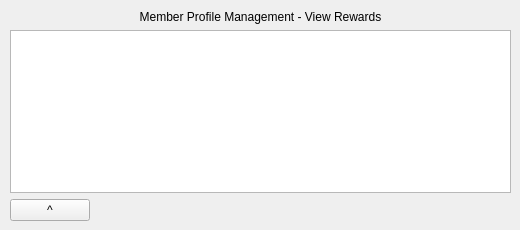
<?xml version="1.0" encoding="UTF-8"?>
<ui version="4.0">
 <class>RewardView</class>
 <widget class="QWidget" name="RewardView">
  <property name="geometry">
   <rect>
    <x>0</x>
    <y>0</y>
    <width>520</width>
    <height>230</height>
   </rect>
  </property>
  <property name="sizePolicy">
   <sizepolicy hsizetype="Fixed" vsizetype="Fixed">
    <horstretch>0</horstretch>
    <verstretch>0</verstretch>
   </sizepolicy>
  </property>
  <property name="windowTitle">
   <string>Stayiesta - View Rewards</string>
  </property>
  <widget class="QWidget" name="verticalLayoutWidget">
   <property name="geometry">
    <rect>
     <x>10</x>
     <y>10</y>
     <width>501</width>
     <height>211</height>
    </rect>
   </property>
   <layout class="QVBoxLayout" name="verticalLayout">
    <item>
     <widget class="QLabel" name="label">
      <property name="text">
       <string>Member Profile Management - View Rewards</string>
      </property>
      <property name="alignment">
       <set>Qt::AlignCenter</set>
      </property>
     </widget>
    </item>
    <item>
     <widget class="QTableView" name="tableView"/>
    </item>
    <item>
     <widget class="QPushButton" name="buttonHome">
      <property name="sizePolicy">
       <sizepolicy hsizetype="Fixed" vsizetype="Fixed">
        <horstretch>0</horstretch>
        <verstretch>0</verstretch>
       </sizepolicy>
      </property>
      <property name="text">
       <string>^</string>
      </property>
     </widget>
    </item>
   </layout>
  </widget>
 </widget>
 <resources/>
 <connections/>
</ui>
